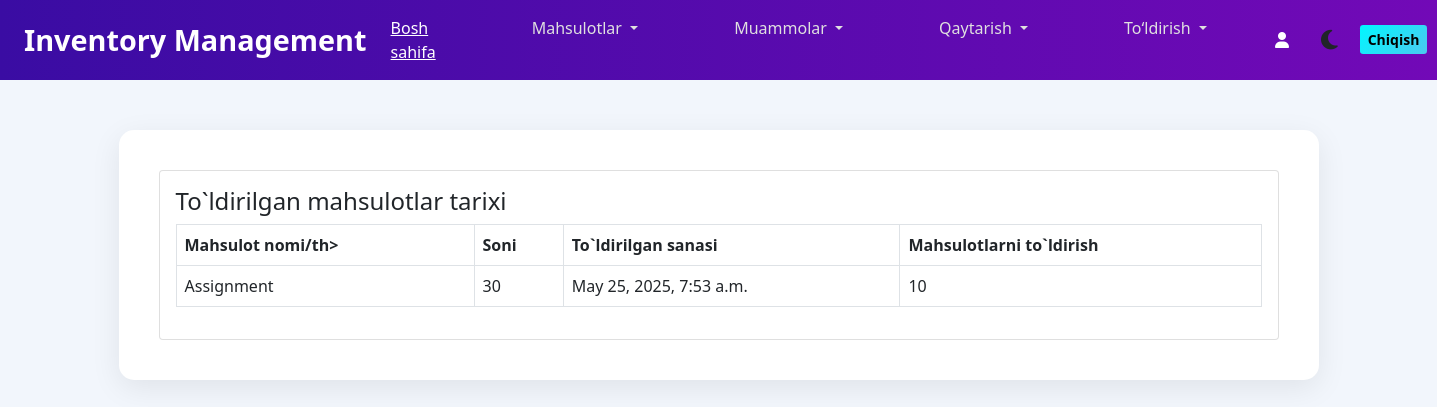
Page /store/restock-history/ on the earlier database version.
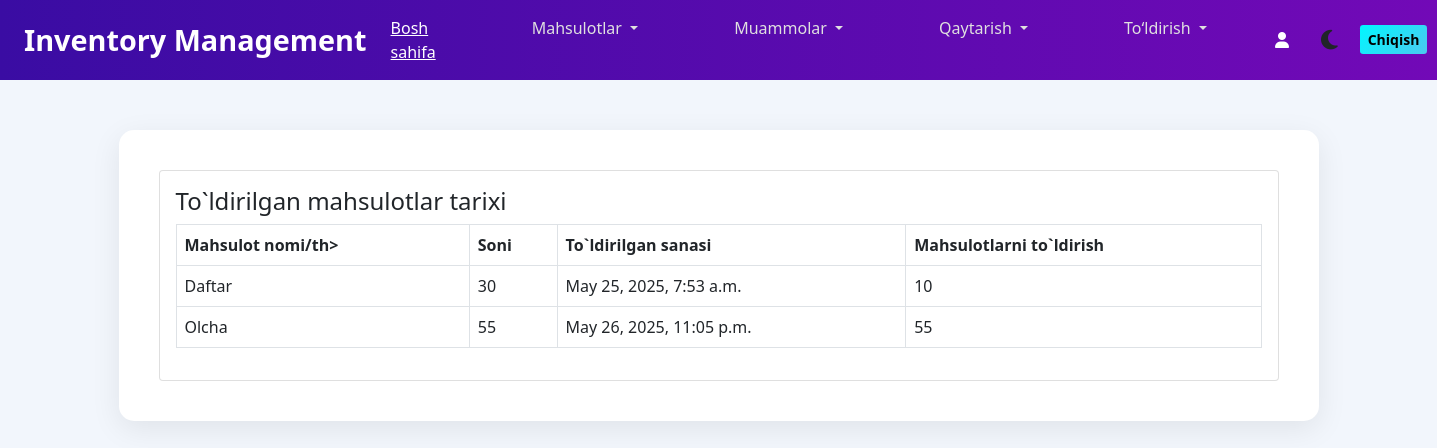
Same page on the later database version.
### store/models.py (models this page shows)
class RestockItem(models.Model):
    item = models.ForeignKey(Item, on_delete=models.CASCADE)
    amount = models.PositiveIntegerField()
    timestamp = models.DateTimeField(auto_now_add=True)
    initial_value = models.PositiveIntegerField(null=True, blank=True)

class Item(models.Model):
    name = models.CharField(max_length=100)
    amount = models.PositiveIntegerField()
    created_by = models.ForeignKey(User, on_delete=models.DO_NOTHING)
    created_date = models.DateTimeField(auto_now_add=True)
    initial_amount = models.PositiveIntegerField(null=True, blank=True)
    def __str__(self):
        return self.name

### store/views.py (the view)
# urls.py: path('restock-history/', views.restock_history, name='restock-history'),
def restock_history(request):
    items =  RestockItem.objects.all()
    context = {'items':items}
    return render(request, 'store/restock_history.html', context)

### templates/store/restock_history.html
{% extends 'base.html' %}
{% block content %}
<div class="card">
    <div class="card-body">
        <h4>To`ldirilgan mahsulotlar tarixi</h4>
        <table class="table table-bordered">
            <thead>
                <tr>
                    <th scope="col">Mahsulot nomi/th>
                    <th scope="col">Soni</th>
                    <th scope="col">To`ldirilgan sanasi</th>
                    <th scope="col">Mahsulotlarni to`ldirish</th>
                </tr>
            </thead>
            <tbody>
                {% for item in items %}
                <tr>
                    <td>{{item.item}}</td>
                    <td>{{item.amount}}</td>
                    <td>{{item.timestamp}}</td>
                    <td>{{item.initial_value}}</td>
                </tr>
                {% endfor %}
            </tbody>
        </table>
    </div>
</div>
{% endblock content %}

Differences in the rows shown:
changed through a linked row, RestockItem: item "Assignment" → "Daftar"
added RestockItem: item "Olcha", amount "55", timestamp "May 26, 2025, 11:05 p.m.", initial_value "55"
